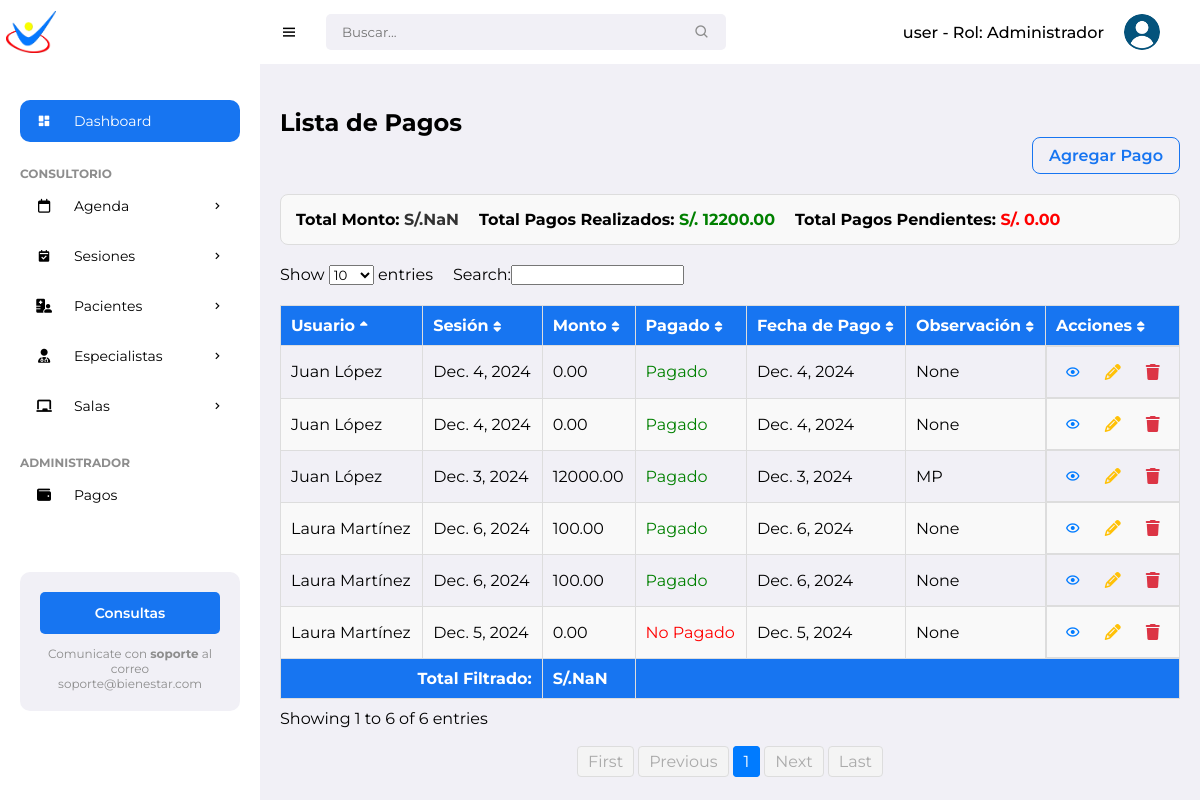
Screenshot of /payments/ (signed in) with the database file from the repository.
### pacientes/models.py (models this page shows, shortened)
class Specialist(models.Model):
    ROLES = [
        ('especialista', 'Especialista'),
        ('administrador', 'Administrador'),
    ]
    user = models.OneToOneField(
    User,
    on_delete=models.CASCADE,
    related_name='specialist_profile',
    null=True  # Temporalmente permite nulos para manejar datos existentes
    )
    specialty = models.CharField(max_length=100)
    phone = models.CharField(max_length=20)
    dni = models.CharField(max_length=20, unique=True)
    profile_image = models.ImageField(upload_to='specialist_images/', null=True, blank=True)
    role = models.CharField(max_length=20, choices=ROLES, default='especialista')

class Payment(models.Model):
    session = models.OneToOneField(Session, on_delete=models.CASCADE, related_name='payment')
    is_paid = models.BooleanField(default=False)
    payment_date = models.DateField(null=True, blank=True)
    amount = models.DecimalField(max_digits=10, decimal_places=2)
    payment_observation = models.TextField(blank=True, null=True)
    created_at = models.DateTimeField(auto_now_add=True)
    updated_at = models.DateTimeField(auto_now=True)
    class Meta:
        ordering = ['-session__date']
        verbose_name = 'Payment'
        verbose_name_plural = 'Payments'

class Session(models.Model):
    STATUS_CHOICES = [
        ('Pendiente', 'Pendiente'),
        ('Realizada', 'Realizada'),
        ('Cancelada', 'Cancelada')
    ]
    patient = models.ForeignKey(Patient, on_delete=models.CASCADE, related_name='sessions')
    specialist = models.ForeignKey(Specialist, on_delete=models.CASCADE, related_name='sessions')
    room = models.ForeignKey(Room, on_delete=models.SET_NULL, null=True, related_name='sessions')
    date = models.DateField()
    time = models.TimeField()
    objective = models.CharField(max_length=255)
    activity = models.TextField()
    materials = models.TextField(blank=True)
    observation = models.TextField(blank=True)
    attachment = models.FileField(upload_to='session_attachments/', blank=True, null=True)
    status = models.CharField(
        max_length=10,
        choices=STATUS_CHOICES,
        default='Pendiente',
        help_text="Estado de la sesión: 'Pendiente', 'Completada o 'Cancelada'."
    )
    paid_in_advance = models.BooleanField(default=False, verbose_name="Pagada por adelantado")

class Patient(models.Model):
    name = models.CharField(max_length=100)
    surname = models.CharField(max_length=100)
    date_of_birth = models.DateField()
    gender = models.CharField(max_length=10, choices=[('M','Male'), ('F','Female')])
    address = models.CharField(max_length=255)
    phone_number = models.CharField(max_length=20)
    email = models.EmailField()
    cost_session = models.DecimalField(max_digits=10, decimal_places=2, default=0)
    photo = models.ImageField(upload_to='patient_photos/', blank=True, null=True)
    marital_status = models.CharField(max_length=20)
    medical_diagnosis = models.TextField()
    attachments = models.FileField(upload_to='patient_attachments/', blank=True, null=True)
    therapy = models.CharField(max_length=100)
    education = models.CharField(max_length=100, default='No especificado')
    therapist = models.ForeignKey(Specialist, on_delete=models.SET_NULL, null=True, related_name='patients')
    medical_history = models.TextField(blank=True, null=True)
    allergies = models.CharField(max_length=255, blank=True)  # Changed from TextField
    emergency_contact_name = models.CharField(max_length=100)
    emergency_contact_phone = models.CharField(max_length=20)  # Updated length
    notes = models.TextField(blank=True)
    created_date = models.DateTimeField(auto_now_add=True)
    status = models.CharField(max_length=50, choices=[
        ('Active', 'Active'),
        ('Discharged', 'Discharged'),
        ('Suspended', 'Suspended')
    ], blank=True,
        null=True)

### pacientes/views.py (the view)
# urls.py: path('payments/', views.payment_list, name='payment_list'),
@login_required
def payment_list(request):
    payments = Payment.objects.filter(session__status__in=['Pendiente', 'Realizada']).order_by('-session__date')
    return render(request, 'pacientes/payments/payment_list.html', {'payments': payments})

### pacientes/templates/pacientes/payments/payment_list.html (shortened to what this page needs)
{% extends "pacientes/base/base.html" %}
{% block content %}
<h2>Lista de Pagos</h2>
<div class="list-header">
    <a href="{% url 'create_payment' %}" class="btn-add">Agregar Pago</a>
</div>
<div class="payment-summary">
    <p><strong>Total Monto:</strong> <span id="totalAmount"></span></p>
    <p><strong>Total Pagos Realizados:</strong> <span id="totalPaid"></span></p>
    <p><strong>Total Pagos Pendientes:</strong> <span id="totalPending"></span></p>
</div>
<div class="payment-list-container">
    <table id="paymentTable" class="display table">
        <thead>
            <tr>
                <th>Usuario</th>
                <th>Sesión</th>
                <th>Monto</th>
                <th>Pagado</th>
                <th>Fecha de Pago</th>
                <th>Observación</th>
                <th>Acciones</th>
            </tr>
        </thead>
        <tbody>
            {% for payment in payments %}
            <tr>
                <td>{{ payment.session.patient.name }} {{ payment.session.patient.surname }}</td>
                <td>{{ payment.session.date }}</td>
                <td>{{ payment.amount }}</td>
                <td>
                    <span class="toggle-paid" data-id="{{ payment.id }}" style="cursor: pointer; color: {% if payment.is_paid %}green{% else %}red{% endif %};">
                        {% if payment.is_paid %}
                            Pagado
                        {% else %}
                            No Pagado
                        {% endif %}
                    </span>
                </td>
                <td>{{ payment.payment_date }}</td>
                <td>{{ payment.payment_observation }}</td>
                <td class="actions-tab">
                    <a href="{% url 'payment_detail' payment.id %}" class="btn btn-icon view" title="Ver">
                        <i class='bx bx-show'></i>
                    </a>
                    <a href="{% url 'edit_payment' payment.id %}" class="btn-icon edit" title="Editar">
                        <i class='fas fa-pencil-alt'></i>
                    </a>
                    <a href="{% url 'delete_payment' payment.id %}" class="btn-icon delete" title="Eliminar">
                        <i class='fas fa-trash'></i>
                    </a>
                </td>
            </tr>
            {% endfor %}
        </tbody>
        <tfoot>
            <tr>
                <th colspan="2" style="text-align:right">Total Filtrado:</th>
                <th id="filteredTotalAmount"></th>
                <th colspan="4"></th>
            </tr>
        </tfoot>
    </table>
</div>
{% endblock %}

### pacientes/templates/pacientes/base/base.html (shortened to what this page needs)
{% load static %}
<!DOCTYPE html>
<html lang="en">
<head>
	<link href='https://unpkg.com/boxicons@2.0.9/css/boxicons.min.css' rel='stylesheet'>
	<link rel="stylesheet" href="https://cdnjs.cloudflare.com/ajax/libs/font-awesome/6.5.2/css/all.min.css">
	<link rel="stylesheet" href="{% static 'pacientes/css/styles.css' %}">
</head>
<body>
		<section id="sidebar">
			<a href="#" class="brand"><img src="{% static 'pacientes/images/min_logo.png' %}" alt="" style="width: 50px;"></a>
			<ul class="side-menu">
				<li><a href="#" class="active"><i class='bx bxs-dashboard icon' ></i> Dashboard</a></li>
				<li class="divider" data-text="Consultorio"></li>
				<li>
					<a href="{% url 'calendar' %}"><i class="fa-regular fa-calendar icon"></i>Agenda <i class='bx bx-chevron-right icon-right' ></i></a>
				</li>
				<li>
					<a href="{% url 'reservation_list' %}">
						<i class='bx bxs-calendar-check icon'></i> Sesiones
						<i class='bx bx-chevron-right icon-right'></i>
					</a>
				</li>
				<li>
					<a href="#"><i class="fa-solid fa-hospital-user icon"></i> Pacientes <i class='bx bx-chevron-right icon-right' ></i></a>
				</li>
				<li>
					<a href="#">
						<i class="fa-solid fa-user-doctor icon"></i> Especialistas
						<i class='bx bx-chevron-right icon-right'></i>
					</a>
				</li>
				<li>
			<a href="#">
				<i class="fas fa-chalkboard icon"></i> Salas
			<i class='bx bx-chevron-right icon-right'></i>
			</a>
	       </li>
			<li class="divider" data-text="Administrador"></li>
			<li><a href="{% url 'payment_list' %}"><i class="fa-solid fa-wallet icon"></i> Pagos</a></li>
		</ul>
			<div class="ads">
				<div class="wrapper">
					<a href="mailto:soporteit@ingenieriaterra.com.ar" class="btn-upgrade">Consultas</a>
					<p>Comunicate con <span>soporte</span> al correo soporte@bienestar.com</p>
				</div>
			</div>
		</section>
	<section id="content">
		<nav>
			<i class='bx bx-menu toggle-sidebar' ></i>
			<form action="#">
				<div class="form-group">
					<input type="text" placeholder="Buscar...">
					<i class='bx bx-search icon' ></i>
				</div>
			</form>
			<div class="profile">
				<span class="username">
					{{ user.username }}
					{% if user.specialist_profile %}
						- Rol: {{ user.specialist_profile.role|title }}
					{% else %}
						- Rol: Usuario sin perfil asignado
					{% endif %}
				</span>
				<img src="{% static 'pacientes/images/usuario.png' %}" alt="">
			</div>
		</nav>
		<main>
			  <div class="main-content">
                {% block content %}{% endblock %}
            </div>
		</main>
</body>
</html>

### rows the page displays
Payment: session.patient.name "Laura", session.patient.surname "Martínez", session "Dec. 6, 2024", amount "100.00", is_paid "Pagado", payment_date "Dec. 6, 2024", payment_observation "None"
Payment: session.patient.name "Laura", session.patient.surname "Martínez", session "Dec. 6, 2024", amount "100.00", is_paid "Pagado", payment_date "Dec. 6, 2024", payment_observation "None"
Payment: session.patient.name "Laura", session.patient.surname "Martínez", session "Dec. 5, 2024", amount "0.00", is_paid "No Pagado", payment_date "Dec. 5, 2024", payment_observation "None"
Payment: session.patient.name "Juan", session.patient.surname "López", session "Dec. 4, 2024", amount "0.00", is_paid "Pagado", payment_date "Dec. 4, 2024", payment_observation "None"
Payment: session.patient.name "Juan", session.patient.surname "López", session "Dec. 4, 2024", amount "0.00", is_paid "Pagado", payment_date "Dec. 4, 2024", payment_observation "None"
Payment: session.patient.name "Juan", session.patient.surname "López", session "Dec. 3, 2024", amount "12000.00", is_paid "Pagado", payment_date "Dec. 3, 2024", payment_observation "MP"

### other values shown
{{ user.username }} "user"
{{ user.specialist_profile.role|title }} "Administrador"
